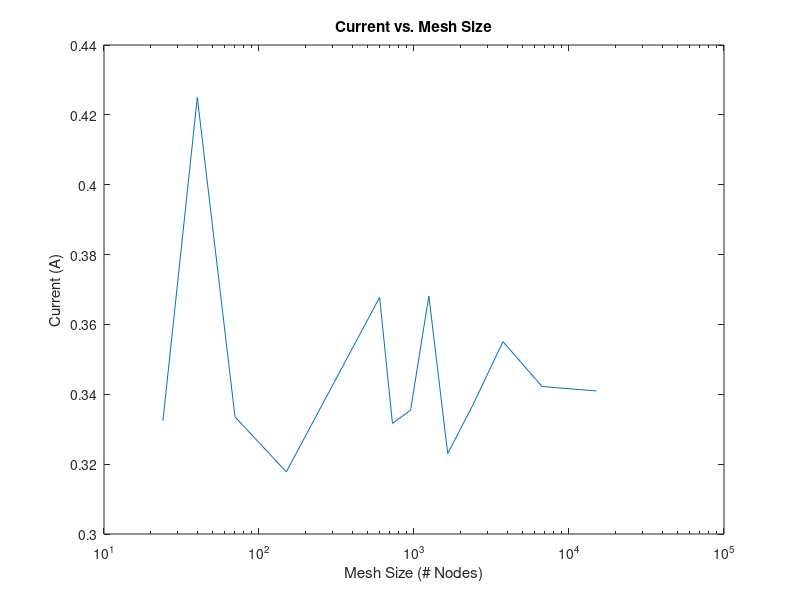

Write MATLAB code to recreate this figure.
close all;
clear;

w=2;
l=3;
V0=1;

densities=[0.5 0.4 0.3 0.2 0.1 0.09 0.08 0.07 0.06 0.05 0.04 0.03 0.02];
curr=zeros(length(densities),1);
size=zeros(length(densities),1);

for m=1:length(densities)
  dx=densities(m);
  dy=dx;
  ny=round(w/dx);
  nx=round(l/dy);

  cMap=ones(nx,ny);
  % Change the conductance for the middle third on each side  
  cMap(nx/3:2*nx/3  , 1:ny/3)=1e-2; 
  cMap(nx/3:2*nx/3 , 2*ny/3:ny)=1e-2;

  % G-matrix, relates the value of a node to all other nodes
  G=sparse(nx*ny,nx*ny);
  % F-vector, the boundary conditons
  F = sparse(nx*ny,1);

  % Populate G matrix
  % Code from https://github.com/L28E/4700Code/blob/master/CondCode/GetCurrents.m
  for i = 1:nx
      for j = 1:ny
          n = j + (i - 1) * ny;

          if i == 1
              G(n, :) = 0;
              G(n, n) = 1;
              F(n)=V0;
          elseif i == nx
              G(n, :) = 0;
              G(n, n) = 1;
          elseif j == 1
              nxm = j + (i - 2) * ny;
              nxp = j + (i) * ny;
              nyp = j + 1 + (i - 1) * ny;

              rxm = (cMap(i, j) + cMap(i - 1, j)) / 2.0;
              rxp = (cMap(i, j) + cMap(i + 1, j)) / 2.0;
              ryp = (cMap(i, j) + cMap(i, j + 1)) / 2.0;

              G(n, n) = -(rxm+rxp+ryp);
              G(n, nxm) = rxm;
              G(n, nxp) = rxp;
              G(n, nyp) = ryp;

          elseif j ==  ny
              nxm = j + (i - 2) * ny;
              nxp = j + (i) * ny;
              nym = j - 1 + (i - 1) * ny;

              rxm = (cMap(i, j) + cMap(i - 1, j)) / 2.0;
              rxp = (cMap(i, j) + cMap(i + 1, j)) / 2.0;
              rym = (cMap(i, j) + cMap(i, j - 1)) / 2.0;

              G(n, n) = -(rxm + rxp + rym);
              G(n, nxm) = rxm;
              G(n, nxp) = rxp;
              G(n, nym) = rym;
          else
              nxm = j + (i-2)*ny;
              nxp = j + (i)*ny;
              nym = j-1 + (i-1)*ny;
              nyp = j+1 + (i-1)*ny;

              rxm = (cMap(i,j) + cMap(i-1,j))/2.0;
              rxp = (cMap(i,j) + cMap(i+1,j))/2.0;
              rym = (cMap(i,j) + cMap(i,j-1))/2.0;
              ryp = (cMap(i,j) + cMap(i,j+1))/2.0;

              G(n,n) = -(rxm+rxp+rym+ryp);
              G(n,nxm) = rxm;
              G(n,nxp) = rxp;
              G(n,nym) = rym;
              G(n,nyp) = ryp;
          end

      end
  end

  % Solve for voltage
  V = G\F;
  v_surf=zeros(nx,ny);
  for x=1:nx
      for y=1:ny
        n = y + (x - 1) * ny;
        v_surf(x,y)=V(n);
      end      
  end 

  [Ex,Ey]=gradient(-v_surf');
  Jx=cMap'.*Ex;
  Jy=cMap'.*Ey;
  
%   % conductivity Plot 
%   figure()
%   subplot(2,2,1);
%   surf(cMap','EdgeColor','none');
%   title('σ(x,y)');
%   ylabel('W');
%   xlabel('L');
% 
%   % Voltage Plot 
%   subplot(2,2,2);
%   surf(v_surf','EdgeColor','none');
%   title('V(x,y)');
%   ylabel('W');
%   xlabel('L');
% 
%   % E field Plot   
%   subplot(2,2,3);
%   quiver(Ex,Ey);
%   title('E(x,y)' );
%   ylabel('W');
%   xlabel('L');
% 
%   % Current Density plot 
%   subplot(2,2,4);  
%   quiver(Jx,Jy);
%   title('J(x,y)' );
%   ylabel('W');
%   xlabel('L');

  % Calculate Current
  eFlowx = cMap' .* Ex;
  eFlowy = cMap' .* Ey;

  C0 = sum(eFlowx(:,1))
  Cnx = sum(eFlowx(:,nx))
  Curr(m) = (C0 + Cnx) * 0.5;
  size(m)=nx*ny;

end
figure()
semilogx(size,Curr)
title('Current vs. Mesh Size' );
ylabel('Current (A)');
xlabel('Mesh Size (# Nodes)');